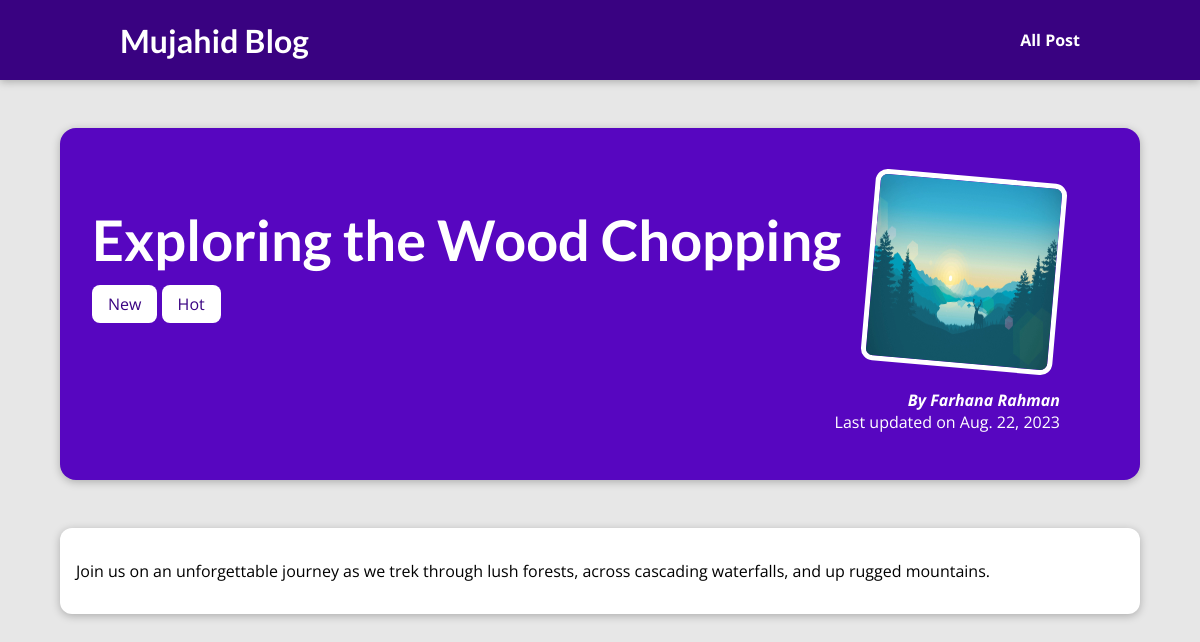
The app's page /posts/exploring-the-wood-chopping with its own data.
### blog/models.py (models this page shows, shortened)
class Post(models.Model):
  title = models.CharField(max_length=150)
  excerpt = models.CharField(max_length=200)
  image_name = models.CharField(max_length=100)
  date = models.DateField(auto_now=True)
  slug = models.SlugField(
    unique=True,
    null=False,
    db_index=True,
    blank=True
  )
  content = models.TextField(
    validators=[MinLengthValidator(10)]
  )
  author = models.ForeignKey(
    Author,
    on_delete=models.SET_NULL,
    null= True,
    related_name='posts'
  )
  post_tags = models.ManyToManyField(
    Tag,
    null= True,
    related_name='posts'
  )

class Tag(models.Model):
  caption = models.CharField(max_length=100)

class Author(models.Model):
  first_name = models.CharField(max_length=100)
  last_name = models.CharField(max_length=100)
  email_address = models.EmailField()
  def full_name(self):
    return f"{self.first_name} {self.last_name}"
  def __str__(self):
    return self.full_name()

### blog/views.py (the view)
# urls.py: path('posts/<slug:slug>', views.individual_post, name='individual-post') #/posts/<slug>
def individual_post(request, slug):
  individual_post = Post.objects.get(slug=slug)
  return render(request, 'post-detail.html', {
    'post': individual_post,
    'post_tags': individual_post.post_tags.all()
	})

### blog/templates/blog/post-detail.html (shortened to what this page needs)
{% extends 'base.html' %}
{% load static %}
{% block css_files %}
  <link rel="stylesheet" href= "{% static 'post-detail.css' %}" >
{% endblock %}
{% block content %}
  <section id="summary">
    <h2>{{ post.title }}</h2>
    <div>
      {% for tag in post_tags %}
        <span class="tag">{{ tag.caption }}</span>
      {% endfor %}
    </div>
    <article>
      <img src="{% static post.image_name %}" alt="{{ post.title }}" />
      <address>By <a href="mailto:{{ post.author.email_address }}" >{{ post.author }}</a> </address>
      <div>
        Last updated on {{ post.date }}
      </div>
    </article>
  </section>
  <main>
    <p>
      {{ post.content }}
    </p>
  </main>
{% endblock %}

### static/app.css (style rules this page uses)
* { box-sizing: border-box; }
html { font-family: 'Open Sans', 'Lato', sans-serif; }
body { margin: 0; }
h1, h2, h3 { font-family: 'Lato', sans-serif; font-weight: bold; }

### blog/static/blog/post-detail.css (style rules this page uses)
body { background-color: #e7e7e7; }
#summary { margin: 8rem auto 3rem auto; padding: 2rem; width: 90%; max-width: 90rem; border-radius: 16px; background-color: #5706c0; position: relative; box-shadow: 0 2px 8px rgba(0, 0, 0, 0.25); height: 22rem; }
#summary h2 { color: white; font-size: 3.5rem; margin-bottom: 1.25rem; }
#summary article { position: absolute; top: 2rem; right: 3rem; padding: 1rem 2rem; border-radius: 12px; text-align: right; color: white; }
#summary article img { width: 12rem; height: 12rem; border-radius: 12px; transform: rotateZ(5deg); border: 5px solid white; margin-bottom: 1rem; }
#summary address { font-weight: bold; }
#summary a { color: white; text-decoration: none; }
main { width: 90%; max-width: 90rem; margin: 3rem auto; background-color: white; padding: 1rem; border-radius: 12px; box-shadow: 0 2px 8px rgba(0, 0, 0, 0.25); }
.tag { background-color: white; color: #390281; padding: 0.5rem 1rem; border-radius: 8px; }

### records on screen
Post: title "Exploring the Wood Chopping", image_name (picture), author "Farhana Rahman", date "Aug. 22, 2023", content "Join us on an unforgettable journey as we trek through lush forests, across cascading waterfalls, and up rugged mountains."
Tag: caption "New"
Tag: caption "Hot"
